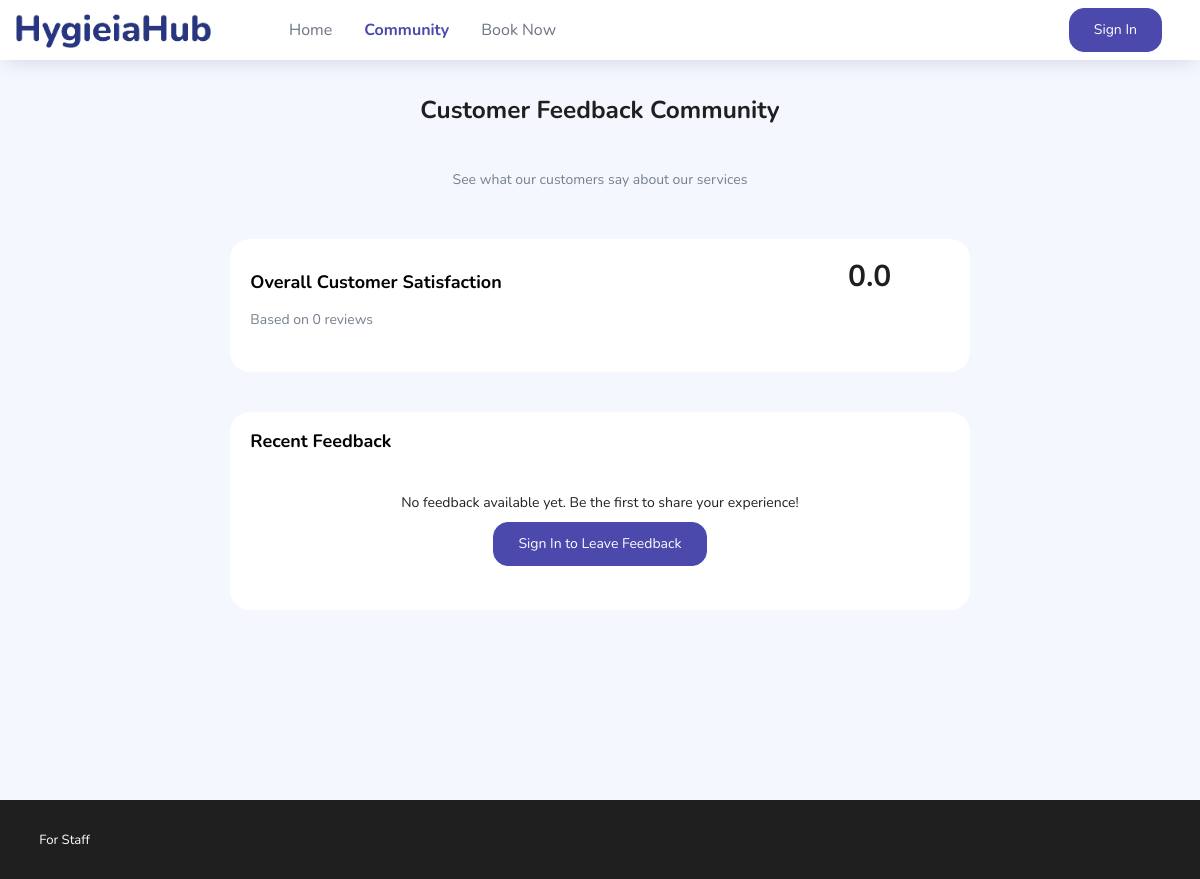
Before: /customer/community.php with the older database file.
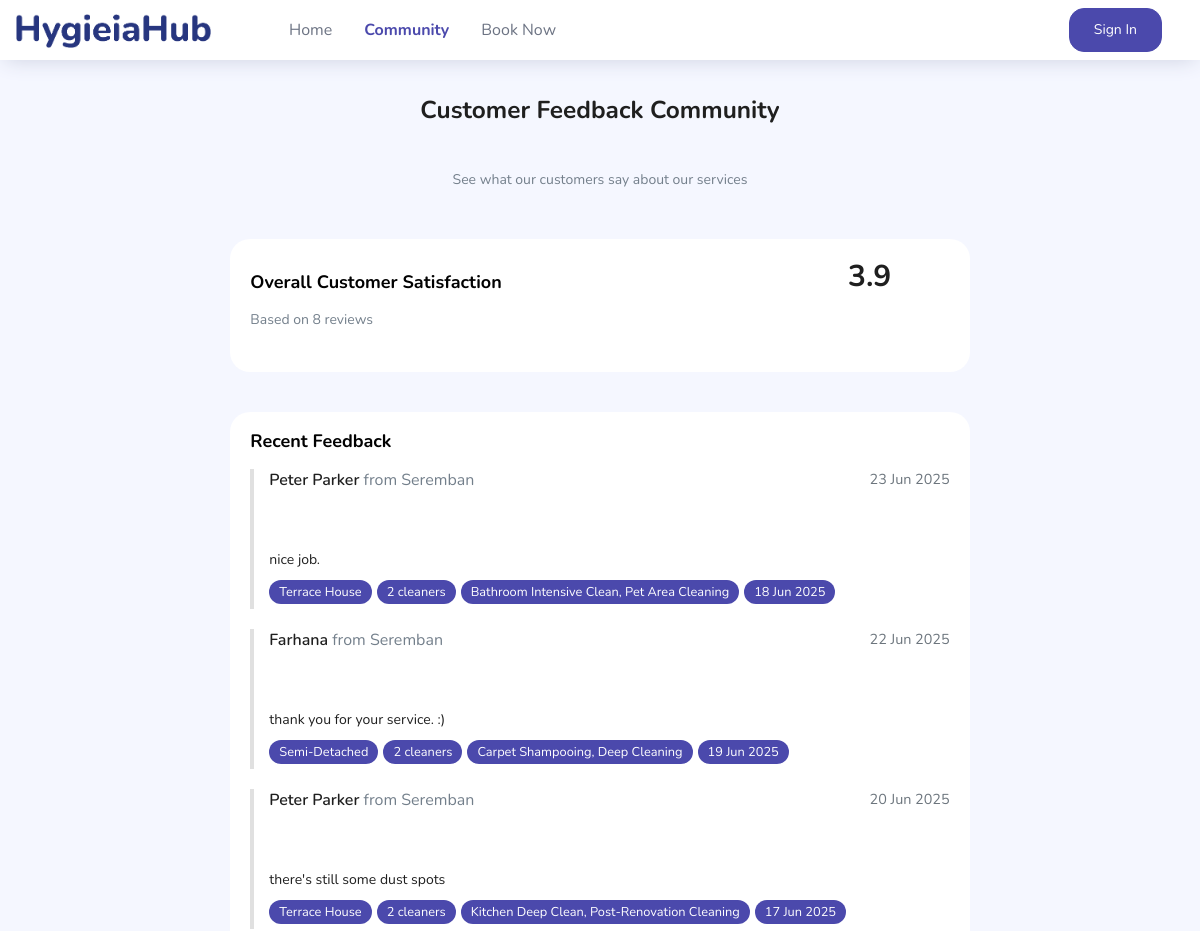
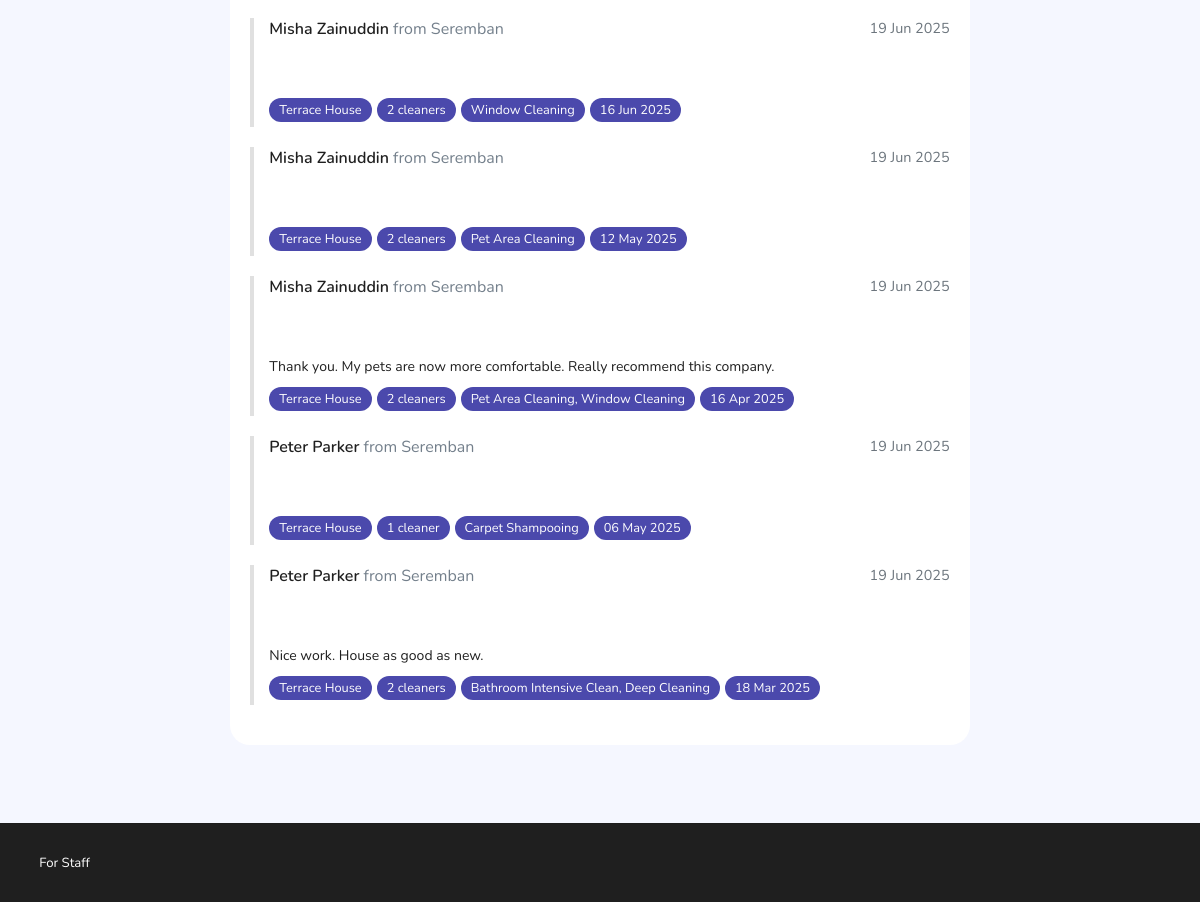
After: the same page with the newer database file (2 pictures, top to bottom).
### tables this page shows
CREATE TABLE `feedback` (
  `feedback_id` int(11) NOT NULL AUTO_INCREMENT,
  `booking_id` int(11) NOT NULL,
  `rating` float NOT NULL,
  `submitted_at` datetime NOT NULL DEFAULT current_timestamp(),
  `comment` varchar(1000) DEFAULT NULL,
  PRIMARY KEY (`feedback_id`),
  KEY `booking_id` (`booking_id`),
  CONSTRAINT `feedback_ibfk_1` FOREIGN KEY (`booking_id`) REFERENCES `booking` (`booking_id`)
);

CREATE TABLE `customer` (
  `customer_id` int(11) NOT NULL AUTO_INCREMENT,
  `name` varchar(100) NOT NULL,
  `email` varchar(100) NOT NULL,
  `password` varchar(255) NOT NULL,
  `phone_number` varchar(11) NOT NULL,
  `created_at` datetime NOT NULL DEFAULT current_timestamp(),
  PRIMARY KEY (`customer_id`),
  UNIQUE KEY `email` (`email`)
);

CREATE TABLE `customer_addresses` (
  `address_id` int(11) NOT NULL AUTO_INCREMENT,
  `customer_id` int(11) NOT NULL,
  `address_label` varchar(50) NOT NULL,
  `house_id` int(11) NOT NULL,
  `address` varchar(300) NOT NULL,
  `city` varchar(100) NOT NULL,
  `state` varchar(100) NOT NULL,
  `is_default` tinyint(1) DEFAULT 1,
  PRIMARY KEY (`address_id`),
  KEY `customer_id` (`customer_id`),
  KEY `house_id` (`house_id`),
  CONSTRAINT `customer_addresses_ibfk_1` FOREIGN KEY (`customer_id`) REFERENCES `customer` (`customer_id`),
  CONSTRAINT `customer_addresses_ibfk_2` FOREIGN KEY (`house_id`) REFERENCES `house_type` (`house_id`)
);

CREATE TABLE `house_type` (
  `house_id` int(11) NOT NULL AUTO_INCREMENT,
  `name` varchar(100) NOT NULL,
  `base_hourly_rate` decimal(5,2) NOT NULL,
  `min_hours` decimal(3,2) NOT NULL,
  PRIMARY KEY (`house_id`),
  UNIQUE KEY `name` (`name`)
);

CREATE TABLE `booking` (
  `booking_id` int(11) NOT NULL AUTO_INCREMENT,
  `customer_id` int(11) NOT NULL,
  `address_id` int(11) DEFAULT NULL,
  `house_id` int(11) NOT NULL,
  `address` varchar(1000) NOT NULL,
  `hours_booked` decimal(4,2) NOT NULL,
  `no_of_cleaners` int(2) NOT NULL,
  `custom_request` varchar(300) DEFAULT NULL,
  `total_RM` decimal(6,2) NOT NULL,
  `estimated_duration_hour` decimal(4,2) NOT NULL,
  `scheduled_date` date NOT NULL,
  `scheduled_time` time NOT NULL,
  `status` varchar(9) NOT NULL,
  `note` varchar(300) DEFAULT NULL,
  PRIMARY KEY (`booking_id`),
  KEY `customer_id` (`customer_id`),
  KEY `house_id` (`house_id`) USING BTREE,
  KEY `address_id` (`address_id`),
  CONSTRAINT `booking_ibfk_1` FOREIGN KEY (`customer_id`) REFERENCES `customer` (`customer_id`),
  CONSTRAINT `booking_ibfk_2` FOREIGN KEY (`address_id`) REFERENCES `customer_addresses` (`address_id`)
);

### customer/community.php (the view, shortened to what this page needs)
<?php
include('../dbconnection.php');
$avg_rating_query = "SELECT AVG(rating) as avg_rating FROM FEEDBACK";
$avg_result = $conn->query($avg_rating_query);
$avg_rating = $avg_result->fetch_assoc()['avg_rating'];
$feedback_query = "SELECT
                    f.feedback_id,
                    f.rating,
                    f.comment,
                    f.submitted_at,
                    c.name as customer_name,
                    a.city as customer_city,
                    h.name as house_type,
                    b.scheduled_date,
                    b.no_of_cleaners,
                    a.address_label,
                    GROUP_CONCAT(DISTINCT asv.name SEPARATOR ', ') AS services
                   FROM FEEDBACK f
                   JOIN BOOKING b ON f.booking_id = b.booking_id
                   JOIN CUSTOMER c ON b.customer_id = c.customer_id
                   JOIN customer_addresses a ON b.address_id = a.address_id
                   JOIN HOUSE_TYPE h ON a.house_id = h.house_id
                   LEFT JOIN BOOKING_SERVICE bs ON b.booking_id = bs.booking_id
                   LEFT JOIN ADDITIONAL_SERVICE asv ON bs.service_id = asv.service_id
                   GROUP BY f.feedback_id
                   ORDER BY f.submitted_at DESC";
$feedback_result = $conn->query($feedback_query);
$feedbacks = $feedback_result->fetch_all(MYSQLI_ASSOC);
?>
<!DOCTYPE html>
<html lang="en">
<head>
    <link rel="stylesheet" href="../vendors/feather/feather.css">
    <link rel="stylesheet" href="../vendors/ti-icons/css/themify-icons.css">
    <link rel="stylesheet" href="../vendors/css/vendor.bundle.base.css">
    <link rel="stylesheet" href="../css/vertical-layout-light/style.css">
</head>
<body>
    <div class="container-scroller">
        <nav class="navbar col-lg-12 col-12 p-0 fixed-top d-flex flex-row">
            <div class="text-center navbar-brand-wrapper d-flex align-items-center justify-content-center">
                <a class="navbar-brand brand-logo mr-1" href="../index.php"><img src="..\images\HygieaHub logo.png" class="mr-1" alt="HygieiaHub logo" /></a>
            </div>
            <div class="navbar-menu-wrapper d-flex align-items-center justify-content-end">
                <ul class="navbar-nav">
                    <li class="nav-item">
                        <a class="nav-link" href="../index.php">
                            <span class="menu-title">Home</span>
                        </a>
                    </li>
                    <li class="nav-item">
                        <a class="nav-link" href="community.php">
                            <span class="menu-title">Community</span>
                        </a>
                    </li>
                    <li class="nav-item">
                        <a class="nav-link" href="addbooking.php">
                            <span class="menu-title">Book Now</span>
                        </a>
                    </li>
                </ul>
                <ul class="navbar-nav navbar-nav-right">
                    <?php
                    if (!isset($_SESSION['customer_id'])) {
                    ?>
                        <a href="login.php" class="btn btn-primary btn-md btn-margin">Sign In</a>
                    <?php
                    }
                    ?>
                </ul>
            </div>
        </nav>
        <div class="container-fluid page-body-wrapper topbar-full-page-wrapper">
            <div class="main-2-panel">
                <div class="content-wrapper">
                    <div class="row row-center">
                        <div class="col-md-12 col-center grid-margin">
                            <h3 class="font-weight-bold">Customer Feedback Community</h3>
                        </div>
                    </div>
                    <div class="row row-center">
                        <div class="col-md-12 col-center grid-margin">
                            <p class="text-muted">See what our customers say about our services</p>
                        </div>
                    </div>
                    <div class="row row-center">
                        <div class="col-md-8 grid-margin stretch-card">
                            <div class="card">
                                <div class="card-body">
                                    <div class="d-flex flex-column flex-md-row justify-content-between align-items-center">
                                        <div class="mb-3 mb-md-0">
                                            <h4 class="card-title">Overall Customer Satisfaction</h4>
                                            <p class="text-muted">Based on <?php echo count($feedbacks); ?> reviews</p>
                                        </div>
                                        <div class="text-center">
                                            <h1 class="display-4 mb-0 font-weight-bolder"><?php echo number_format($avg_rating, 1); ?></h1>
                                            <div class="star-rating rating-locked avg-rating-display" style="justify-content: center;">
                                                <?php
                                                $rounded_rating = round($avg_rating * 2) / 2;
                                                for ($i = 5; $i >= 1; $i--) {
                                                    $checked = ($i <= $rounded_rating) ? 'checked' : '';
                                                    echo '<input type="radio" id="avg-star-' . $i . '" value="' . $i . '" ' . $checked . ' disabled />
                                                          <label for="avg-star-' . $i . '"><i class="ti-star"></i></label>';
                                                }
                                                ?>
                                            </div>
                                        </div>
                                    </div>
                                </div>
                            </div>
                        </div>
                    </div>
                    <div class="row row-center">
                        <div class="col-md-8 grid-margin stretch-card">
                            <div class="card">
                                <div class="card-body">
                                    <h4 class="card-title">Recent Feedback</h4>
                                    <?php if (count($feedbacks) > 0): ?>
                                        <?php foreach ($feedbacks as $feedback): ?>
                                            <div class="feedback-card">
                                                <div class="d-flex justify-content-between align-items-start">
                                                    <div>
                                                        <span class="customer-info"><?php echo htmlspecialchars($feedback['customer_name']); ?></span>
                                                        <span class="text-muted">from <?php echo htmlspecialchars($feedback['customer_city']); ?></span>
                                                    </div>
                                                    <span class="feedback-date">
                                                        <?php echo date('d M Y', strtotime($feedback['submitted_at'])); ?>
                                                    </span>
                                                </div>
                                                <div class="star-rating rating-locked mt-2">
                                                    <?php
                                                    for ($i = 5; $i >= 1; $i--) {
                                                        $checked = ($i <= $feedback['rating']) ? 'checked' : '';
                                                        echo '<input type="radio" id="feedback-' . $feedback['feedback_id'] . '-star-' . $i . '" value="' . $i . '" ' . $checked . ' disabled />
                                                              <label for="feedback-' . $feedback['feedback_id'] . '-star-' . $i . '"><i class="ti-star"></i></label>';
                                                    }
                                                    ?>
                                                </div>
                                                <p class="feedback-comment"><?php echo htmlspecialchars($feedback['comment']); ?></p>
                                                <div class="d-flex flex-wrap">
                                                    <span class="service-badge">
                                                        <?php echo htmlspecialchars($feedback['house_type']); ?>
                                                    </span>
                                                    <span class="service-badge">
                                                        <?php echo $feedback['no_of_cleaners'] . ' cleaner' . ($feedback['no_of_cleaners'] > 1 ? 's' : ''); ?>
                                                    </span>
                                                    <?php if (!empty($feedback['services'])): ?>
                                                        <span class="service-badge">
                                                            <?php echo htmlspecialchars($feedback['services']); ?>
                                                        </span>
                                                    <?php endif; ?>
                                                    <span class="service-badge">
                                                        <?php echo date('d M Y', strtotime($feedback['scheduled_date'])); ?>
                                                    </span>
                                                </div>
                                            </div>
                                        <?php endforeach; ?>
                                    <?php else: ?>
                                        <div class="text-center py-4">
                                            <p>No feedback available yet. Be the first to share your experience!</p>
                                            <?php if (isset($_SESSION['customer_id'])): ?>
                                                <a href="viewbooking.php" class="btn btn-primary">Leave Feedback</a>
                                            <?php else: ?>
                                                <a href="login.php" class="btn btn-primary">Sign In to Leave Feedback</a>
                                            <?php endif; ?>
                                        </div>
                                    <?php endif; ?>
                                </div>
                            </div>
                        </div>
                    </div>
                </div>
            </div>
        </div>
        <footer class="footer">
            <a style="color: white;" href="../staff/login.php">For Staff</a>
        </footer>
    </div>
</body>
</html>

### customer/community.php (style rules this page uses)
.feedback-card { border-left: 4px solid #e0e0e0; margin-bottom: 20px; padding-left: 15px; }
.customer-info { font-weight: 500; }
.service-badge { color: #fff; background-color: #4B49AC; border-radius: 12px; padding: 3px 10px; margin-right: 5px; font-size: 0.8rem; display: inline-block; margin-bottom: 5px; }
.feedback-date { color: #6c757d; font-size: 0.9rem; }
.feedback-comment { margin: 10px 0; line-height: 1.5; }
.avg-rating-display { font-size: 1.5rem; }

Changed rows visible on the page:
added feedback: customer.name "Peter Parker", customer_addresses.city "Seremban", submitted_at "23 Jun 2025", comment "nice job.", house_type.name "Terrace House", booking.no_of_cleaners "2", services "Bathroom Intensive Clean, Pet Area Cleaning", booking.scheduled_date "18 Jun 2025"
added feedback: customer.name "Farhana", customer_addresses.city "Seremban", submitted_at "22 Jun 2025", comment "thank you for your service. :)", house_type.name "Semi-Detached", booking.no_of_cleaners "2", services "Carpet Shampooing, Deep Cleaning", booking.scheduled_date "19 Jun 2025"
added feedback: customer.name "Peter Parker", customer_addresses.city "Seremban", submitted_at "20 Jun 2025", comment "there's still some dust spots", house_type.name "Terrace House", booking.no_of_cleaners "2", services "Kitchen Deep Clean, Post-Renovation Cleaning", booking.scheduled_date "17 Jun 2025"
added feedback: customer.name "Misha Zainuddin", customer_addresses.city "Seremban", submitted_at "19 Jun 2025", house_type.name "Terrace House", booking.no_of_cleaners "2", services "Window Cleaning", booking.scheduled_date "16 Jun 2025"
added feedback: customer.name "Misha Zainuddin", customer_addresses.city "Seremban", submitted_at "19 Jun 2025", house_type.name "Terrace House", booking.no_of_cleaners "2", services "Pet Area Cleaning", booking.scheduled_date "12 May 2025"
added feedback: customer.name "Misha Zainuddin", customer_addresses.city "Seremban", submitted_at "19 Jun 2025", comment "Thank you. My pets are now more comfortable. Really recommend this company.", house_type.name "Terrace House", booking.no_of_cleaners "2", services "Pet Area Cleaning, Window Cleaning", booking.scheduled_date "16 Apr 2025"
added feedback: customer.name "Peter Parker", customer_addresses.city "Seremban", submitted_at "19 Jun 2025", house_type.name "Terrace House", booking.no_of_cleaners "1", services "Carpet Shampooing", booking.scheduled_date "06 May 2025"
added feedback: customer.name "Peter Parker", customer_addresses.city "Seremban", submitted_at "19 Jun 2025", comment "Nice work. House as good as new.", house_type.name "Terrace House", booking.no_of_cleaners "2", services "Bathroom Intensive Clean, Deep Cleaning", booking.scheduled_date "18 Mar 2025"
Other visible differences:
count($feedbacks): "0" → "8"
$avg_rating: "0.0" → "3.9"
text no longer shown: "No feedback available yet. Be the first to share your experience! Sign In to Leave Feedback"
